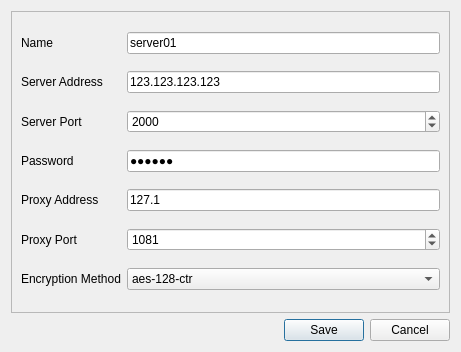
<?xml version="1.0" encoding="UTF-8"?>
<ui version="4.0">
 <class>EditDialog</class>
 <widget class="QDialog" name="EditDialog">
  <property name="geometry">
   <rect>
    <x>0</x>
    <y>0</y>
    <width>461</width>
    <height>352</height>
   </rect>
  </property>
  <property name="windowTitle">
   <string>Dialog</string>
  </property>
  <layout class="QVBoxLayout" name="verticalLayout">
   <item>
    <widget class="QFrame" name="frame">
     <property name="frameShape">
      <enum>QFrame::StyledPanel</enum>
     </property>
     <property name="frameShadow">
      <enum>QFrame::Raised</enum>
     </property>
     <layout class="QGridLayout" name="gridLayout">
      <item row="2" column="0">
       <widget class="QLabel" name="serverPortLabel">
        <property name="text">
         <string>Server Port</string>
        </property>
       </widget>
      </item>
      <item row="1" column="0">
       <widget class="QLabel" name="serverAddrLabel">
        <property name="text">
         <string>Server Address</string>
        </property>
       </widget>
      </item>
      <item row="4" column="1">
       <widget class="QLineEdit" name="lineEditProxyAddr">
        <property name="text">
         <string>127.1</string>
        </property>
       </widget>
      </item>
      <item row="6" column="0">
       <widget class="QLabel" name="encryptLabel">
        <property name="text">
         <string>Encryption Method</string>
        </property>
       </widget>
      </item>
      <item row="1" column="1">
       <widget class="QLineEdit" name="lineEditServerAddr">
        <property name="text">
         <string>123.123.123.123</string>
        </property>
       </widget>
      </item>
      <item row="5" column="1">
       <widget class="QSpinBox" name="spinBoxProxyPort">
        <property name="maximum">
         <number>65535</number>
        </property>
        <property name="value">
         <number>1081</number>
        </property>
       </widget>
      </item>
      <item row="3" column="0">
       <widget class="QLabel" name="pwdLabel">
        <property name="text">
         <string>Password</string>
        </property>
       </widget>
      </item>
      <item row="6" column="1">
       <widget class="QComboBox" name="comboBoxMethod">
        <property name="sizePolicy">
         <sizepolicy hsizetype="Expanding" vsizetype="Fixed">
          <horstretch>0</horstretch>
          <verstretch>0</verstretch>
         </sizepolicy>
        </property>
        <item>
         <property name="text">
          <string>aes-128-ctr</string>
         </property>
        </item>
        <item>
         <property name="text">
          <string>aes-128-gcm</string>
         </property>
        </item>
       </widget>
      </item>
      <item row="2" column="1">
       <widget class="QSpinBox" name="spinBoxServerPort">
        <property name="minimum">
         <number>1</number>
        </property>
        <property name="maximum">
         <number>65535</number>
        </property>
        <property name="value">
         <number>2000</number>
        </property>
       </widget>
      </item>
      <item row="3" column="1">
       <widget class="QLineEdit" name="lineEditKey">
        <property name="inputMethodHints">
         <set>Qt::ImhNoAutoUppercase|Qt::ImhNoPredictiveText|Qt::ImhSensitiveData</set>
        </property>
        <property name="text">
         <string>123456</string>
        </property>
        <property name="echoMode">
         <enum>QLineEdit::PasswordEchoOnEdit</enum>
        </property>
       </widget>
      </item>
      <item row="4" column="0">
       <widget class="QLabel" name="serverAddrLabel_2">
        <property name="text">
         <string>Proxy Address</string>
        </property>
       </widget>
      </item>
      <item row="5" column="0">
       <widget class="QLabel" name="serverPortLabel_2">
        <property name="text">
         <string>Proxy Port</string>
        </property>
       </widget>
      </item>
      <item row="0" column="0">
       <widget class="QLabel" name="label">
        <property name="text">
         <string>Name</string>
        </property>
       </widget>
      </item>
      <item row="0" column="1">
       <widget class="QLineEdit" name="lineEditName">
        <property name="text">
         <string>server01</string>
        </property>
       </widget>
      </item>
     </layout>
    </widget>
   </item>
   <item>
    <widget class="QDialogButtonBox" name="buttonBox">
     <property name="orientation">
      <enum>Qt::Horizontal</enum>
     </property>
     <property name="standardButtons">
      <set>QDialogButtonBox::Cancel|QDialogButtonBox::Save</set>
     </property>
    </widget>
   </item>
  </layout>
 </widget>
 <resources/>
 <connections>
  <connection>
   <sender>buttonBox</sender>
   <signal>accepted()</signal>
   <receiver>EditDialog</receiver>
   <slot>accept()</slot>
   <hints>
    <hint type="sourcelabel">
     <x>248</x>
     <y>254</y>
    </hint>
    <hint type="destinationlabel">
     <x>157</x>
     <y>274</y>
    </hint>
   </hints>
  </connection>
  <connection>
   <sender>buttonBox</sender>
   <signal>rejected()</signal>
   <receiver>EditDialog</receiver>
   <slot>reject()</slot>
   <hints>
    <hint type="sourcelabel">
     <x>316</x>
     <y>260</y>
    </hint>
    <hint type="destinationlabel">
     <x>286</x>
     <y>274</y>
    </hint>
   </hints>
  </connection>
 </connections>
</ui>
